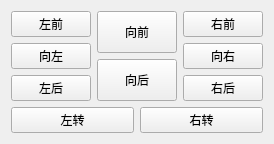
       <widget class="QWidget" name="tab_3">
        <attribute name="title">
         <string>Jog控制</string>
        </attribute>
        <layout class="QVBoxLayout" name="verticalLayout_12">
         <item>
          <layout class="QHBoxLayout" name="horizontalLayout_54">
           <item>
            <layout class="QVBoxLayout" name="verticalLayout_3" stretch="1,1,1">
             <item>
              <widget class="QPushButton" name="pushButton_move_left_front">
               <property name="sizePolicy">
                <sizepolicy hsizetype="Preferred" vsizetype="Preferred">
                 <horstretch>0</horstretch>
                 <verstretch>0</verstretch>
                </sizepolicy>
               </property>
               <property name="minimumSize">
                <size>
                 <width>0</width>
                 <height>0</height>
                </size>
               </property>
               <property name="text">
                <string>左前</string>
               </property>
              </widget>
             </item>
             <item>
              <widget class="QPushButton" name="pushButton_move_left">
               <property name="sizePolicy">
                <sizepolicy hsizetype="Preferred" vsizetype="Preferred">
                 <horstretch>0</horstretch>
                 <verstretch>0</verstretch>
                </sizepolicy>
               </property>
               <property name="minimumSize">
                <size>
                 <width>0</width>
                 <height>0</height>
                </size>
               </property>
               <property name="text">
                <string>向左</string>
               </property>
              </widget>
             </item>
             <item>
              <widget class="QPushButton" name="pushButton_move_left_back">
               <property name="sizePolicy">
                <sizepolicy hsizetype="Preferred" vsizetype="Preferred">
                 <horstretch>0</horstretch>
                 <verstretch>0</verstretch>
                </sizepolicy>
               </property>
               <property name="minimumSize">
                <size>
                 <width>0</width>
                 <height>0</height>
                </size>
               </property>
               <property name="text">
                <string>左后</string>
               </property>
              </widget>
             </item>
            </layout>
           </item>
           <item>
            <layout class="QVBoxLayout" name="verticalLayout" stretch="0,0">
             <item>
              <widget class="QPushButton" name="pushButton_move_front">
               <property name="sizePolicy">
                <sizepolicy hsizetype="Preferred" vsizetype="Preferred">
                 <horstretch>0</horstretch>
                 <verstretch>0</verstretch>
                </sizepolicy>
               </property>
               <property name="minimumSize">
                <size>
                 <width>0</width>
                 <height>0</height>
                </size>
               </property>
               <property name="text">
                <string>向前</string>
               </property>
              </widget>
             </item>
             <item>
              <widget class="QPushButton" name="pushButton_move_back">
               <property name="sizePolicy">
                <sizepolicy hsizetype="Preferred" vsizetype="Preferred">
                 <horstretch>0</horstretch>
                 <verstretch>0</verstretch>
                </sizepolicy>
               </property>
               <property name="minimumSize">
                <size>
                 <width>0</width>
                 <height>0</height>
                </size>
               </property>
               <property name="text">
                <string>向后</string>
               </property>
              </widget>
             </item>
            </layout>
           </item>
           <item>
            <layout class="QVBoxLayout" name="verticalLayout_2" stretch="1,1,1">
             <item>
              <widget class="QPushButton" name="pushButton_move_right_front">
               <property name="sizePolicy">
                <sizepolicy hsizetype="Preferred" vsizetype="Preferred">
                 <horstretch>0</horstretch>
                 <verstretch>0</verstretch>
                </sizepolicy>
               </property>
               <property name="minimumSize">
                <size>
                 <width>0</width>
                 <height>0</height>
                </size>
               </property>
               <property name="text">
                <string>右前</string>
               </property>
              </widget>
             </item>
             <item>
              <widget class="QPushButton" name="pushButton_move_right">
               <property name="sizePolicy">
                <sizepolicy hsizetype="Preferred" vsizetype="Preferred">
                 <horstretch>0</horstretch>
                 <verstretch>0</verstretch>
                </sizepolicy>
               </property>
               <property name="minimumSize">
                <size>
                 <width>0</width>
                 <height>0</height>
                </size>
               </property>
               <property name="text">
                <string>向右</string>
               </property>
              </widget>
             </item>
             <item>
              <widget class="QPushButton" name="pushButton_move_rifht_back">
               <property name="sizePolicy">
                <sizepolicy hsizetype="Preferred" vsizetype="Preferred">
                 <horstretch>0</horstretch>
                 <verstretch>0</verstretch>
                </sizepolicy>
               </property>
               <property name="minimumSize">
                <size>
                 <width>0</width>
                 <height>0</height>
                </size>
               </property>
               <property name="text">
                <string>右后</string>
               </property>
              </widget>
             </item>
            </layout>
           </item>
          </layout>
         </item>
         <item>
          <layout class="QHBoxLayout" name="horizontalLayout">
           <item>
            <widget class="QPushButton" name="pushButton_turn_left">
             <property name="minimumSize">
              <size>
               <width>0</width>
               <height>0</height>
              </size>
             </property>
             <property name="text">
              <string>左转</string>
             </property>
            </widget>
           </item>
           <item>
            <widget class="QPushButton" name="pushButton_turn_right">
             <property name="minimumSize">
              <size>
               <width>0</width>
               <height>0</height>
              </size>
             </property>
             <property name="text">
              <string>右转</string>
             </property>
            </widget>
           </item>
          </layout>
         </item>
        </layout>
       </widget>
